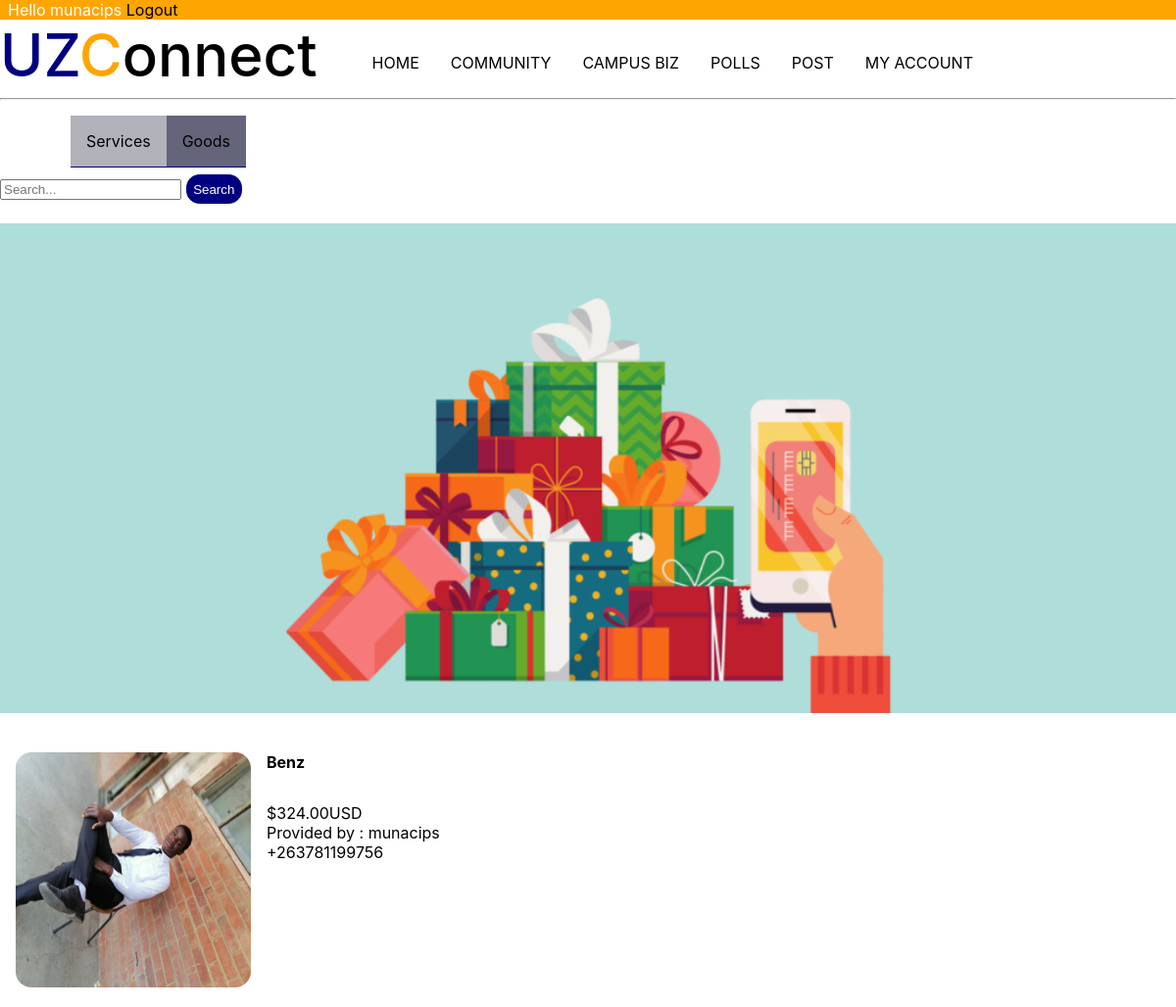
Screenshot of /biz/goods/ (signed in) with the database file from the repository.
### biz/models.py (models this page shows, shortened)
class Good(models.Model):
    good = models.CharField(max_length=100)
    estimate_prize = models.DecimalField(max_digits=15,decimal_places=2)
    provider = models.ForeignKey(Account,on_delete=models.CASCADE)
    phone_or_whatsapp_number = models.IntegerField()
    description = models.TextField()
    feature_pic = models.ImageField(upload_to='biz/pics/')
    date_added = models.DateTimeField(auto_now_add=True)

### community/models.py (models this page shows, shortened)
class Account(models.Model):
    PROGRAM = [
        ('aa','HVCDAM'),
        ('ab','HDCS'),
        ('ac','HANRE'),
        ('ad','HAI'),
        ('ae','HPPST'),
        ('af','HHPS'),
        ('ag','HCISS'),
        ('ah','HLPNS'),
        ('ai','HLIGC'),
        ('aj','HRSLPE'),
        ('aj','HMDST'),
        ('ak','HSSLM'),
        ('al','HWWMS'),
        ('am','HAEMS'),
        ('an','HCSRL'),
        ('ao','HAEST'),
        ('ap','HAEDMS'),
        ('aq','HFE'),
        ('ar','HWRIE'),
        ('as','HAPPDSE'),
        ('at','HFTRP'),
        ('au','HMMP'),
        ('av','HMMC'),
        ('aw','HLLIE'),
        ('ax','HMCTI'),
        ('ay','HMHT'),
        ('az','HPEHD'),
        ('ba','HRLDS'),
        ('bb','HAHKS'),
        ('bc','HASHD'),
        ('bd','DAH'),
        ('be','HIA'),
        ('bf','BAHEH'),
        ('bg','HHWS'),
        ('bh','HCDA'),
        ('bi','HJMB'),
        ('bj','HCPST'),
        ('bk','HRRDM'),
        ('bl','HPSACCF'),
        ('bm','HFORACC'),
        ('bn','HACCN'),
        ('bo','HFCSDA'),
        ('bp','HFISMGT'),
        ('bq','HARMGT'),
        ('br','HLHM'),
        ('bs','HCAHC'),
        ('bt','HITMI'),
        ('bu','HBED'),
        ('bv','HCM'),
        ('bw','HBMSDA'),
        ('bx','HBMI'),
        ('by','HDBANK'),
        ('bz','HPRM'),
        ('ca','HSCM'),
        ('cb','HECD'),
        ('cc','HBIE'),
        ('ca','HFET'),
        ('cb','HCOE'),
        ('cc','HET'),
        ('cd','HCF'),
        ('ce','HNE'),
        ('cf','HDS'),
        ('cg','HCE'),
        ('ch','HHE'),
        ('ci','HSE'),
        ('cj','HCS'),
        ('ck','HAI'),
        ('cl','HCC'),
        ('cm','HAUD'),
        ('cn','HPM'),
        ('co','HBMLS'),
        ('cp','HPT'),
        ('cq','HOT'),
        ('cr','HOE'),
        ('cs','HNS'),
        ('ct','HEHP'),
        ('cu','HRD'),
        ('cv','HRT'),
        ('cw','BSHO'),
        ('cx','BMS-MBChB'),
        ('cy','BMS-BDS'),
        ('cz','HPST'),
        ('da','HBIOENG'),
        ('db','HMANI'),
        ('dc','HSLT'),
        ('dd','BEDHJE'),
        ('de','HJEVA'),
        ('df','HJELA'),
        ('dg','HJESS'),
        ('dh','HJEMA'),
        ('di','HDMJES'),
        ('dj','HDMES'),
        ('dk','HEDSP'),
        ('dl','BEHSNAT'),
        ('dm','BSHBC'),
        ('dn','BEHCIMP'),
        ('do','BEHLG'),
        ('dp','BEHLL'),
        ('dq','BEHCRE'),
        ('dr','BEHHHED'),
        ('ds','HEMST'),
        ('dt','HMP'),
        ('du','HPAHE'),
        ('dv','HADTE'),
        ('dw','HENCEQS'),
        ('dx','BARCH'),
        ('dy','HCE (eng)'),
        ('dz','HENCEQS (civil)'),
        ('ea','HMIE'),
        ('eb','HMTE'),
        ('ec','HMET'),
        ('ed','HENMECH'),
        ('ee','HENIND'),
        ('ef','HENMTR'),
        ('eg','HENELENG'),
        ('eh','HENPENG'),
        ('ei','AUTO'),
        ('ej','AEROV'),
        ('ek','AEROM'),
        ('el','HGEG'),
        ('em','HGES'),
        ('en','HLAM'),
        ('eo','HSPM'),
        ('ep','HTSD'),
        ('eq','HRE'),
        ('er','LLBS'),
        ('es','LLBSS'),
        ('et','HBCBMB'),
        ('eu','HBCCBT'),
        ('ev','HBCGBE'),
        ('ew','HBCBIM'),
        ('ex','HBCIEM'),
        ('ey','HBCBPBMC'),
        ('ez','BZHSC'),
        ('fa','HFRWE'),
        ('f','HBHC'),
        ('f','HPEC'),
        ('f','HASE'),
        ('f','HFSSC'),
        ('f','HICH'),
        ('f','HPHC'),
        ('f','HGL'),
        ('f','HPCT'),
        ('f','HGISEO'),
        ('f','HGISINT'),
        ('f','MCH'),
        ('f','HASC'),
        ('f','HFM'),
        ('f','HDSC'),
        ('f','HASTS'),
        ('f','HND'),
        ('f','HFST'),
        ('f','HSST'),
        ('f','HMCS'),
        ('f','HIPH'),
        ('f','HMS'),
        ('f','HMPH'),
        ('f','GPM'),
        ('f','POSD'),
        ('f','BSCID'),
        ('ga','BSTACD'),
        ('gb','HISO'),
        ('gc','HUD'),
        ('gd','HCS (crim)'),
        ('ge','BCLL'),
        ('gf','HSSM'),
        ('gg','HPSAD'),
        ('gh','HIOP'),
        ('gi','HCDP'),
        ('gj','HDP'),
        ('gk','HFPC'),
        ('gl','HTSD'),
        ('gm','HSW'),
        ('gn','HVSB'),
        ('go','HVSP'),
        ('gp','HVST'),
        ('gq','BVSc'),
    ]
    user = models.OneToOneField(User,on_delete=models.CASCADE)
    program = models.CharField(max_length=2,choices=PROGRAM)
    display_picture = models.ImageField(upload_to='accounts/display_pictures/',null=True,blank=True)
    editor = models.BooleanField(default=False)
    activated = models.BooleanField(default=False)
    bio = models.TextField(blank=True,null=True,max_length=1000)
    followers = models.ManyToManyField(User,related_name='user_followers',symmetrical=False,blank=True)
    following = models.ManyToManyField(User,related_name='user_following',symmetrical=False,blank=True)
    def __str__(self):
        return self.user.username

### biz/views.py (the view, shortened to what this page needs)
# urls.py: path('goods/',views.goods,name="bizgoods"),
@login_required(login_url='/community/login/')
def goods(request):
    form = SearchForm(request.POST or None)
    goods = Good.objects.all().order_by("-date_added")
    context = {
        'sers' : goods,
        'form' : form
    }
    return render(request,'biz/goods.html',context)

### biz/forms.py
class SearchForm(forms.Form):
    search = forms.CharField(widget = forms.TextInput(attrs={'placeholder':'Search...'}),label='')

### biz/templates/biz/goods.html (shortened to what this page needs)
{% extends 'news/layout.html' %}
{% block content %}
    <hr>
    <nav class="menu">
        <ul>
            <li><b>{{acc.get_program_display}}</b></li>
            <li style="border-bottom:1px solid navy; background-color: rgb(178, 178, 187);"><a href="/biz/">Services</a></li>
            <li style="border-bottom:1px solid navy; background-color: rgb(100, 100, 122);"><a href="/biz/goods">Goods</a></li>
        </ul>
    </nav>
    <br>
    <br>
    <br>
    <div>
        <form action="" method="POST" enctype="multipart/form-data">
            {{form}}
            <input type="submit" value="Search">
        </form>
    </div>
    <br>
    <section class="good-pic">
    </section>
    <br>
    <br>
    <section class="posts">
        {% for ser in sers %}
            <div class="post" onclick="location.href='/biz/gooddetails/{{ser.id}}'">
                <div class="post-pic">
                    {% load static %}
                    <img src="{{MEDIA_URL}}{{ser.feature_pic.url}}" alt="">
                </div>
                <div class="post-text">
                    <span style="font-weight: 700;">{{ser.good}}</span>
                    <p>
                        <span>${{ser.estimate_prize}}USD</span><br>
                        <span>Provided by : {{ser.provider}}</span><br>
                        <span>+263{{ser.phone_or_whatsapp_number}}</span> <br>
                    </p>
                </div>
            </div>
            <br>
        {% endfor %}
    </section>
{% endblock %}

### news/templates/news/layout.html (shortened to what this page needs)
<!DOCTYPE html>
<html lang="en">
<head>
    {% load static %}
    <link rel="stylesheet" href="{% static 'css/main.css' %}">
    {% load static %}
    {% load static %}
</head>
<body style="font-family: -apple-system, BlinkMacSystemFont, 'Segoe UI', Roboto, Oxygen, Ubuntu, Cantarell, 'Open Sans', 'Helvetica Neue', sans-serif">
    <div class="username">
        <span>Hello {{request.user}} <a href="/community/logout/">Logout</a></span>
    </div>
    <div class="hero">
        <span class="logo" onclick="location.href='/'"><span style="color: navy;">UZ</span><span style="color: orange;">C</span>onnect</span>
        <div class="desktop">
            <nav class="menu">
                <ul>
                    <li><a href="/">HOME</a></li>
                    <li><a href="/community/">COMMUNITY</a></li>
                    <li><a href="/biz/">CAMPUS BIZ</a></li>
                    <li><a href="/votings/">POLLS</a></li>
                    <li><a href="/biz/post/">POST</a></li>
                    <li><a href="/community/myaccount/">MY ACCOUNT</a></li>
                </ul>
            </nav>
        </div>
    </div>
    <div>
        {% block content %}
        {% endblock %}
    </div>
</body>
</html>

### static/static_files/css/main.css (style rules this page uses)
html,body { margin: 0; padding: 0; }
.hero { display: flex; flex-direction: row; align-items: center; background-color: white; }
.logo { font-size: 60px; font-weight: 500; }
.menu { display: block; }
.menu ul li { float: left; list-style-type: none; padding: 1em; }
a { color: black; text-decoration: none; }
.username { background-color: orange; color: white; }
.username span { padding: 0.5em; }
.posts { overflow-y: auto; }
.post { padding-left: 1em; display: flex; flex-direction: row; width: 100%; }
.post-pic { width: 20vw; height: 20vw; }
.post-text { width: 80vw; }
.post-text > * { padding: 1em; }
img { width: 100%; height: 100%; border-radius: 1em; }
input[type=submit] { color: white; background-color: navy; border: 1px solid navy; border-radius: 1em; padding: 0.5em; }
input[type=submit] { color: white; background-color: navy; border: 1px solid navy; padding: 0.5em; }

### rows the page displays
Good: feature_pic (picture), good "Benz", estimate_prize "324.00", provider "munacips", phone_or_whatsapp_number "781199756"

### other values shown
{{ request.user }} "munacips"
